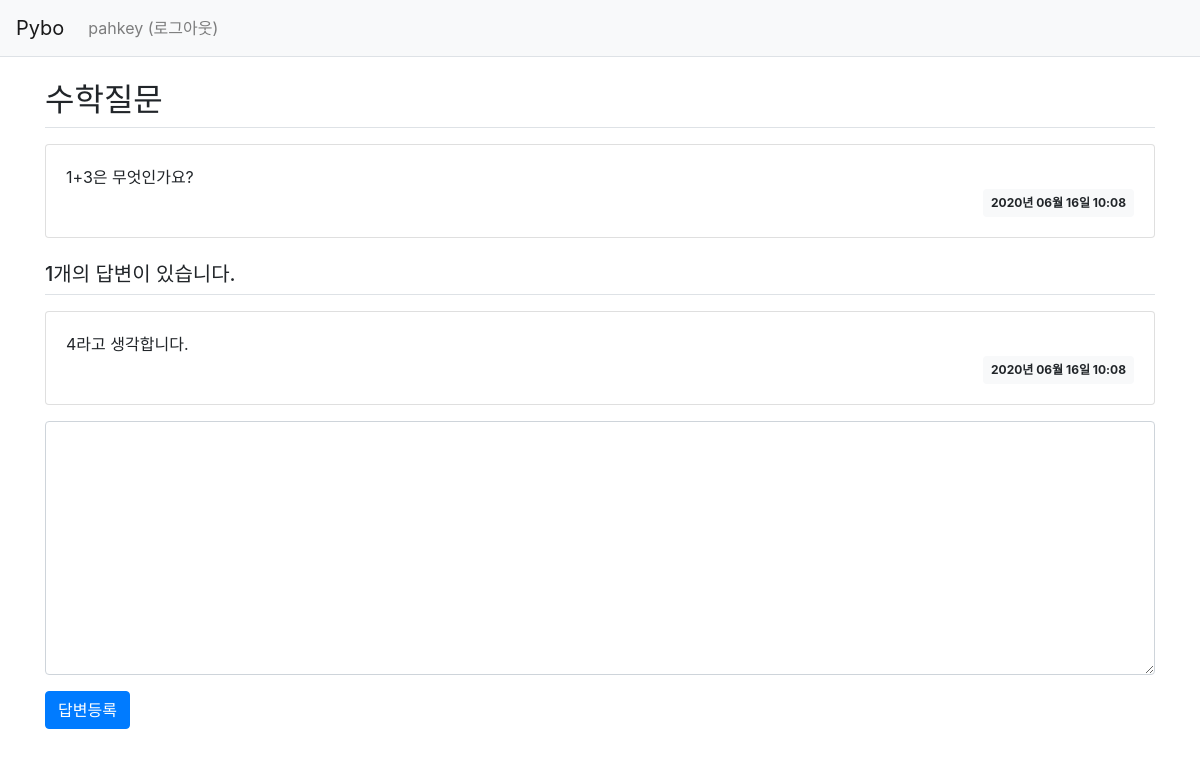
The app's page /question/detail/304/ (signed in) with its own data.
### pybo/models.py (models this page shows)
class User(db.Model):
    id = db.Column(db.Integer, primary_key=True)
    username = db.Column(db.String(150), unique=True, nullable=False)
    password = db.Column(db.String(200), nullable=False)
    email = db.Column(db.String(120), unique=True, nullable=False)

class Question(db.Model):
    id = db.Column(db.Integer, primary_key=True)
    subject = db.Column(db.String(200), nullable=False)
    content = db.Column(db.Text(), nullable=False)
    create_date = db.Column(db.DateTime(), nullable=False)
    user_id = db.Column(db.Integer, db.ForeignKey('user.id', ondelete='CASCADE'), nullable=False)
    user = db.relationship('User', backref=db.backref('question_set'))

class Answer(db.Model):
    id = db.Column(db.Integer, primary_key=True)
    question_id = db.Column(db.Integer, db.ForeignKey('question.id', ondelete='CASCADE'))
    question = db.relationship('Question', backref=db.backref('answer_set'))
    content = db.Column(db.Text(), nullable=False)
    create_date = db.Column(db.DateTime(), nullable=False)
    user_id = db.Column(db.Integer, db.ForeignKey('user.id', ondelete='CASCADE'), nullable=False)
    user = db.relationship('User', backref=db.backref('answer_set'))

### pybo/views/question_views.py (the view)
@bp.route('/detail/<int:question_id>/')
def detail(question_id):
    form = AnswerForm()
    question = Question.query.get_or_404(question_id)
    return render_template('question/question_detail.html', question=question, form=form)

### pybo/forms.py
class AnswerForm(FlaskForm):
    content = TextAreaField('내용', validators=[DataRequired('내용은 필수입력 항목입니다.')])

### pybo/filter.py (called while the page is built)
def format_datetime(value, fmt='%Y년 %m월 %d일 %H:%M'):
    return value.strftime(fmt)

### pybo/views/auth_views.py (called while the page is built)
@bp.before_app_request
def load_logged_in_user():
    user_id = session.get('user_id')
    if user_id is None:
        g.user = None
    else:
        g.user = User.query.get(user_id)

### pybo/templates/question/question_detail.html (shortened to what this page needs)
{% extends 'base.html' %}
{% block content %}
<div class="container my-3">
    <h2 class="border-bottom py-2">{{ question.subject }}</h2>
    <div class="card my-3">
        <div class="card-body">
            <div class="card-text" style="white-space: pre-line;">{{ question.content }}</div>
            <div class="d-flex justify-content-end">
                <div class="badge badge-light p-2">
                    {{ question.create_date|datetime }}
                </div>
            </div>
        </div>
    </div>
    <h5 class="border-bottom my-3 py-2">{{ question.answer_set|length }}개의 답변이 있습니다.</h5>
    {% for answer in question.answer_set %}
    <div class="card my-3">
        <div class="card-body">
            <div class="card-text" style="white-space: pre-line;">{{ answer.content }}</div>
            <div class="d-flex justify-content-end">
                <div class="badge badge-light p-2">
                    {{ answer.create_date|datetime }}
                </div>
            </div>
        </div>
    </div>
    {% endfor %}
    <form action="{{ url_for('answer.create', question_id=question.id) }}" method="post" class="my-3">
        <div class="form-group">
            <textarea {% if not g.user %}disabled{% endif %}
                    name="content" id="content" class="form-control" rows="10"></textarea>
        </div>
        <input type="submit" value="답변등록" class="btn btn-primary">
    </form>
</div>
{% endblock %}

### pybo/templates/navbar.html (shortened to what this page needs)
<nav class="navbar navbar-expand-lg navbar-light bg-light border-bottom">
    <a class="navbar-brand" href="{{ url_for('main.index') }}">Pybo</a>
    <div class="collapse navbar-collapse flex-grow-0" id="navbarNav">
        {% if g.user %}
        <ul class="navbar-nav">
            <li class="nav-item ">
                <a class="nav-link" href="{{ url_for('auth.logout') }}">{{ g.user.username }} (로그아웃)</a>
            </li>
        </ul>
        {% endif %}
    </div>
</nav>

### records on screen
User: user.username "pahkey"
Question: subject "수학질문", content "1+3은 무엇인가요?", create_date "2020년 06월 16일 10:08"
Answer: content "4라고 생각합니다.", create_date "2020년 06월 16일 10:08"

### other values on screen
{{ question.answer_set|length }} "1"
